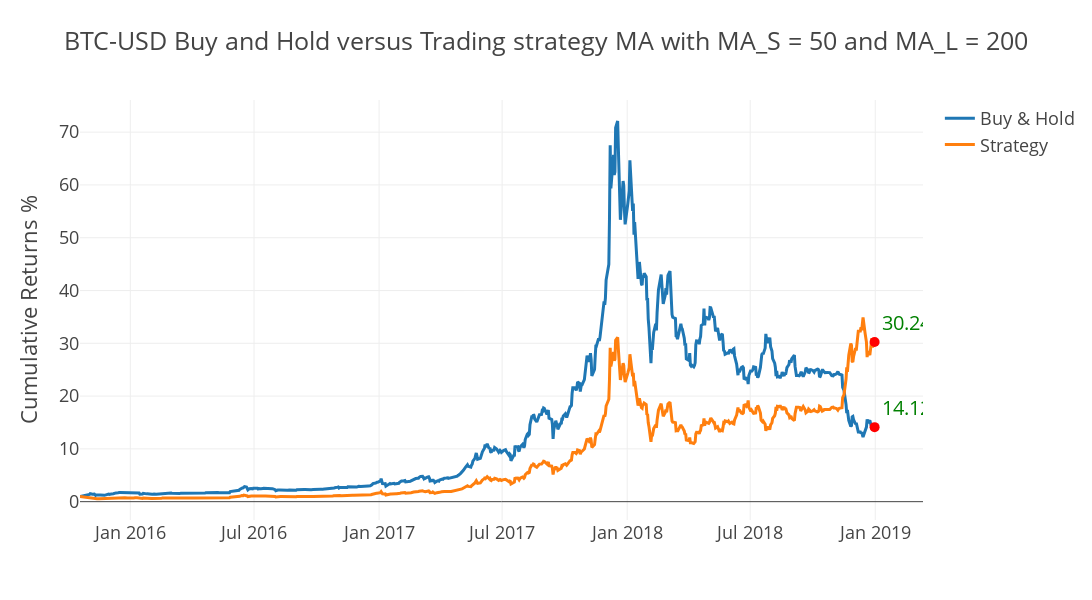

Write notebook code for a chart like this one.
### Code cell
tester.plot_results()

### Figure 1 — Plotly figure (JSON) as saved in the notebook; plotly's stock layout.template omitted (floating-point values rounded to 4 significant figures; data arrays with more than 128 entries replaced by an {"elided": "..."} marker saying what was removed)
{"data": [{"name": "Buy & Hold", "type": "scatter", "x": {"elided": "806 str values"}, "y": {"elided": "806 float values"}}, {"name": "Strategy", "type": "scatter", "x": {"elided": "806 str values"}, "y": {"elided": "806 float values"}}, {"marker": {"color": "red", "size": 10}, "mode": "markers+text", "showlegend": false, "text": ["14.120697935229973"], "textfont": {"color": "green", "size": 20}, "textposition": "top right", "type": "scatter", "x": ["2018-12-31T00:00:00"], "y": [14.12]}, {"marker": {"color": "red", "size": 10}, "mode": "markers+text", "showlegend": false, "text": ["30.24606888543681"], "textfont": {"color": "green", "size": 20}, "textposition": "top right", "type": "scatter", "x": ["2018-12-31T00:00:00"], "y": [30.25]}], "layout": {"height": 600, "title": {"text": "BTC-USD Buy and Hold versus Trading strategy MA with MA_S = 50 and MA_L = 200"}, "width": 1400, "yaxis": {"title": {"text": "Cumulative Returns %"}}}}
